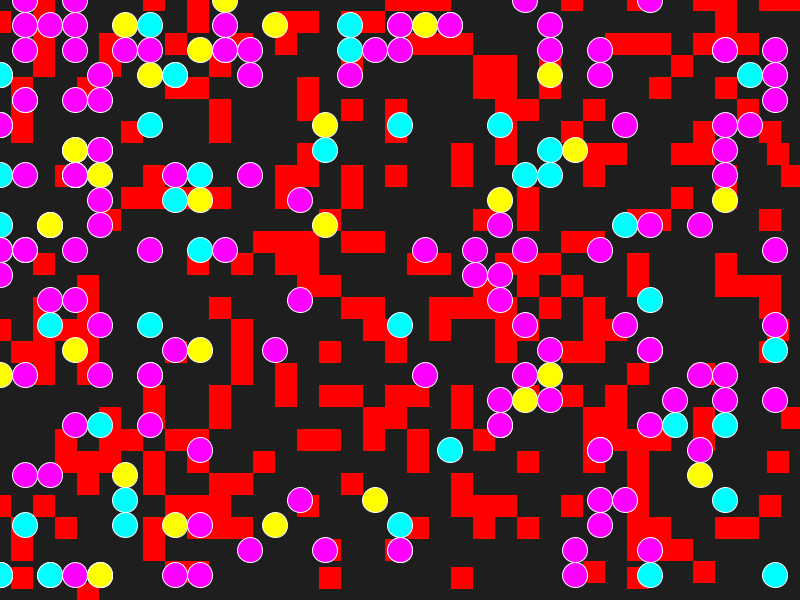
Frame 1 (no input)
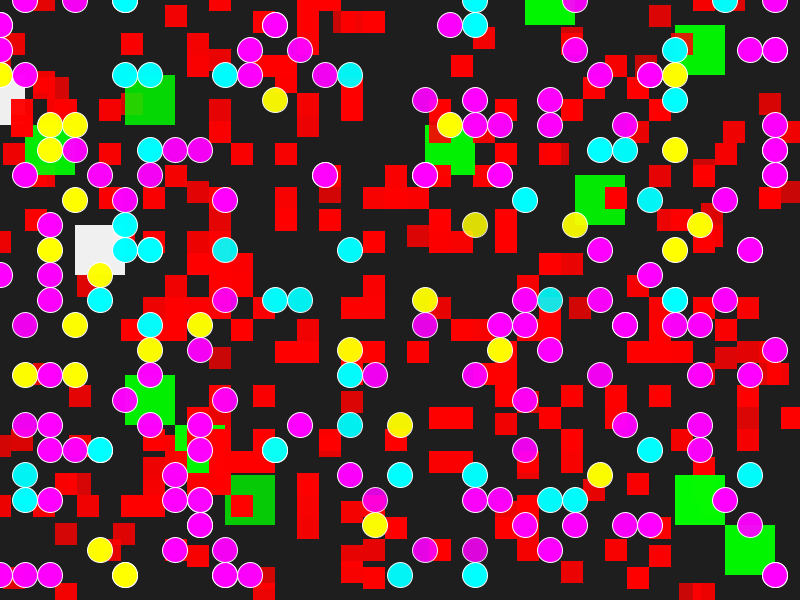
Frame 60 (the mouse pressed at the canvas centre just before this capture)
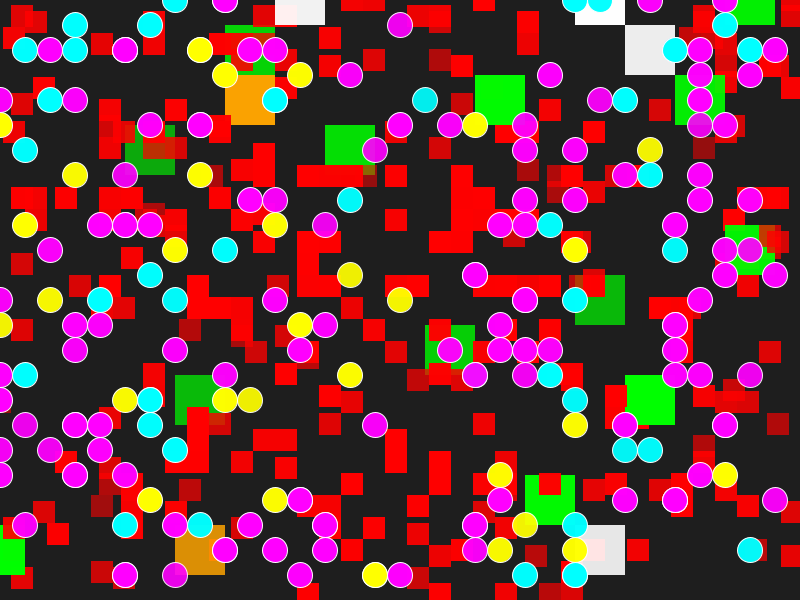
Frame 120 (the mouse held since frame 60 and released just before this capture)

The Processing sketch that drew these frames (run headless with seeded random() and noise(); from frame 60 on, the mouse is pressed at the canvas centre):

// Processing sketch: exercise05
// ── exercise05.pde
// Griddies
// by Pippin Barr
// MODIFIED BY: Marianne De Bonis
//
// A simple artificial life system on a grid. The "griddies" are squares that move
// around randomly, using energy to do so. They gain energy by overlapping with
// other griddies. If a griddie loses all its energy it dies.

// The size of a single grid element
int gridSize = 22;

// The new size of a single grid element
int newGridSize = 50;

// An array storing all the griddies
Griddie[] griddies = new Griddie[300];

// The size of a single dottie
int dotSize = 25;

// An Array storing all the dotties
Dottie[] dotties = new Dottie[200];

// setup()
//
// Set up the window and the griddies
void setup() {
  // CHANGED
  // Set up the window size and framerate (lower so we can watch easier)
  size(800, 600);
  
  frameRate(10);
  
  // ADDED
  //surface.setResizable(true);

  // Creates the amount of griddies that are stored in the array at random locations 
  // within the window and sets their sizes.
  for (int i = 0; i < griddies.length; i++) {
    int x = floor(random(0, width/gridSize));
    int y = floor(random(0, height/gridSize));
    griddies[i] = new Griddie(x * gridSize, y * gridSize, gridSize);
  }

  // Creates the amount of dotties that are stored in the array at random locations 
  // within the window and sets their sizes.
  for (int i = 0; i < dotties.length; i++) {
    int x = floor(random(0, width/gridSize));
    int y = floor(random(0, height/gridSize));
    dotties[i] = new Dottie(x * dotSize, y * dotSize, dotSize);
  }
}

// draw()
//
// Update all the griddies, check for collisions between them, display them.
// Update all the dotties, check for collisions between them, display them.
void draw() {
  background(30);

  // We need to loop through all the griddies one by one
  for (int i = 0; i < griddies.length; i++) {
    // Update the griddies
    griddies[i].update();

    // Now go through all the griddies a second time...
    for (int j = 0; j < griddies.length; j++) {
      // Checks if the j indexed number is NOT EQUAL to the i indexed number.
      // If they are not the same value, that means they will be indexing two different Griddies,
      // and the method to check if they are colliding can be called.
      if (j != i) {
        // Checks if the Griddie indexed by i has collided with the Griddie indexed by j. 
        griddies[i].collide(griddies[j]);
      }
    }

    // Display the griddies
    griddies[i].display();
  }

  // We need to loop through all the Dotties one by one
  for (int i = 0; i < dotties.length; i++) {
    // Update the dotties
    dotties[i].update();

    // Now go through all the Dotties a second time...
    for (int j = 0; j < dotties.length; j++) {
      // Checks if the j indexed number is NOT EQUAL to the i indexed number.
      // If they are not the same value, that means they will be indexing two different Dotties,
      // and the method to check if they are colliding can be called.
      if (j != i) {
        // Checks if the Dottie indexed by i has collided with the Dottie indexed by j. 
        dotties[i].collide(dotties[j]);
      }
    }

    // Display the dotties
    dotties[i].display();
  }
}
// ── Dottie.pde
// Dottie
//
// A class defining the behaviour of a single Dottie
// which can move randomly in the window, loses energy per move,
// and gains energy from overlapping with another Dottie.

class Dottie {
  // Position, size, and energy
  int x;
  int y;
  int size;
  int energy;

  // ADDED
  // Probabilities for 3 different cases
  float cyanProbability = 0.25;      // 25% chance of cyan color
  float magentaProbability = 0.60;   // 60% chance of magenta color
  float yellowProbability = 0.15;    // 15% chance of yellow color

  // ADDED
  // Sets a random number between 0 and 1
  float num = random(1);
  
  // ADDED
  // The random fill color of the dottie
  int randomFill;

  // Limits for energy level and gains/losses
  int maxEnergy = 255;
  int moveEnergy = -1;
  int collideEnergy = 10;

  // Dottie (tempX, tempY, tempSize)
  //
  // Set up the Dottie with the specified location and size.
  // Initialise energy to the maximum
  Dottie (int tempX, int tempY, int tempSize) {
    x = tempX;
    y = tempY;
    size = tempSize;
    energy = maxEnergy;
  }

  // update()
  //
  // Move the Dottie
  void update() {
    // Checks if the Dottie ran out of energy / has died. 
    // Returns TRUE is it did, returns FALSE if it did not.
    if (energy == 0) {
      return;
    }

    // Set the griddies movement to update randomly 
    int xMoveType = floor(random(-1, 2));
    int yMoveType = floor(random(-1, 2));
    x += size * xMoveType;
    y += size * yMoveType;

    // Checking if the dottie is exiting the window. If it goes off the left side,
    // it'll come back through the right side, and vice versa. If it goes off the top of the window, 
    // it'll come back through the bottom of the window, and vice versa.
    if (x < 0) {
      x += width;
    } else if (x >= width) {
      x -= width;
    }
    if (y < 0) {
      y += height;
    } else if (y >= height) {
      y -= height;
    }

    // Update the Griddie's energy
    // Note that moveEnergy is negative, so this _loses_ energy
    energy += moveEnergy;

    // Constrain the Griddies energy level to be within the defined bounds
    energy = constrain(energy, 0, maxEnergy);
  }

  // collide(other)
  //
  // Checks for collision with the other Dottie and updates energy level
  void collide(Dottie other) {
    // Checks if the Dottie's energy is EQUAL to 0 OR if the other Dottie's
    // energy is EQUAL to 0. If either of them are true, this statement will return TRUE.
    // If a Dottie is dead, then another Dottie cannot gain energy from it.
    if (energy == 0 || other.energy == 0) {
      return;
    }

    // Checks if the Dottie's x and y coordinates are EQUAL to the 
    // x and y coordinates of the "other" Dottie it is colliding with.
    if (x == other.x && y == other.y) {
      // Increase this Griddie's energy
      energy += collideEnergy;
      // Constrain the energy level to be within bounds
      energy = constrain(energy, 0, maxEnergy);
    }
  }

  // display()
  //
  // Draw the Dottie on the screen as a circle
  void display() {
    randomDottieColor();

    fill(randomFill, energy);
    stroke(255, energy);
    strokeWeight(1);
    ellipse(x, y, size, size);
  }

  // ADDED  
  // randomDottieColor()
  //
  // Probabilities for 3 different cases / colors
  void randomDottieColor() {
    // Check if the random num is less than 0.25
    if (num < cyanProbability) {
      // If it is, change randomFill to cyan
      randomFill = color(0, 255, 255);

      // Check if the random num is between 0.60 and 0.25
    } else if (num < magentaProbability + cyanProbability) {
      // If it is, change randomFill to magenta
      randomFill = color(255, 0, 255);

      // Check for all other cases, between 0.85 and 1.00
    } else {
      // If it is, change randomFill to yellow
      randomFill = color(255, 255, 0);
    }
  }
}
// ── Griddie.pde
// Griddie
//
// A class defining the behaviour of a single Griddie
// which can move randomly in the window (within the grid),
// loses energy per move, and gains energy from overlapping
// with another Griddie. It also gets bigger in size and
// changes color from overlapping with a Dottie.

class Griddie {
  // Limits for energy level and gains/losses
  int maxEnergy = 255;
  int moveEnergy = -1;
  int collideEnergy = 10;

  // Position, size, energy, and fill color
  int x;
  int y;
  int size;
  int energy;
  color fill = color(255, 0, 0);

  // Griddie(tempX, tempY, tempSize)
  //
  // Set up the Griddie with the specified location and size
  // Initialise energy to the maximum
  Griddie(int tempX, int tempY, int tempSize) {
    x = tempX;
    y = tempY;
    size = tempSize;
    energy = maxEnergy;
  }

  // update()
  //
  // Move the Griddie and update its energy levels
  void update() {
    
    // Checks if the griddie ran out of energy / has died. 
    // Returns TRUE is it did, returns FALSE if it did not.
    if (energy == 0) {
      return;
    }

    // The griddies movement is updated randomly 
    int xMoveType = floor(random(-1, 2));
    int yMoveType = floor(random(-1, 2));
    x += size * xMoveType;
    y += size * yMoveType;

    // Checking if the griddie is exiting the window. If it goes off the left side,
    // it'll come back through the right side, and vice versa. If it goes off the top of the window, 
    // it'll come back through the bottom of the window, and vice versa.
    if (x < 0) {
      x += width;
    } else if (x >= width) {
      x -= width;
    }
    if (y < 0) {
      y += height;
    } else if (y >= height) {
      y -= height;
    }

    // Update the Griddie's energy
    // Note that moveEnergy is negative, so this _loses_ energy
    energy += moveEnergy;

    // Constrain the Griddies energy level to be within the defined bounds
    energy = constrain(energy, 0, maxEnergy);
  }

  // collide(other)
  //
  // Checks for collision with the other Griddie
  // and updates energy level
  void collide(Griddie other) {
    // Checks if the Griddie's energy is EQUAL to 0 OR if the other Griddie's
    // energy is EQUAL to 0. If either of them are true, this statement will return TRUE.
    // If a griddie is dead, then another griddie cannot gain energy from it.
    if (energy == 0 || other.energy == 0) {
      return;
    }

    // Checks if the Griddie's x and y coordinates are EQUAL to the 
    // x and y coordinates of the "other" Griddie it is colliding with.
    if (x == other.x && y == other.y) {
      // Increase this Griddie's energy
      energy += collideEnergy;
      // Constrain the energy level to be within bounds
      energy = constrain(energy, 0, maxEnergy);
    }

    // Checks if a Griddie (with energy not equal to 0) has collided with a cyan Dottie
    // If they have collided, the Griddie's fill color will change to orange and the Griddie will get bigger.
    if (energy != 0 && x == dotties[(int)random(0, 200)].x && y == dotties[(int)random(0, 200)].y && dotties[(int)random(0, 100)].randomFill == color(0, 255, 255)) {
      // Set fill color to orange
      fill = color(255, 165, 0);

      // Set size to the new grid size
      size = newGridSize;
    }

    // Checks if a Griddie (with energy not equal to 0) has collided with a magenta Dottie
    // If they have collided, the Griddie's fill color will change to lime green and the Griddie will get bigger.
    if (energy != 0 && x == dotties[(int)random(0, 200)].x && y == dotties[(int)random(0, 200)].y && dotties[(int)random(0, 100)].randomFill == color(255, 0, 255)) {
      // Set fill color to lime green
      fill = color(0, 255, 0);

      // Set size to the new grid size
      size = newGridSize;
    }

    // Checks if a Griddie (with energy not equal to 0) has collided with a yellow Dottie
    // If they have collided, the Griddie's fill color will change to white and the Griddie will get bigger.
    if (energy != 0 && x == dotties[(int)random(0, 200)].x && y == dotties[(int)random(0, 200)].y && dotties[(int)random(0, 100)].randomFill == color(255, 255, 0)) {
      // Set fill color to white
      fill = color(255);

      // Set size to the new grid size
      size = newGridSize;
    }
  }

  // display()
  //
  // Draw the Griddie on the screen as a rectangle
  void display() {
    rectMode(CENTER);
    
    // Sets the fill color for the Griddie. Uses the RGB values stored in the fill property, 
    // and uses the value stored in the energy property for the alpha value (the opacity of the fill).
    // and basically displays how much energy the griddie has left. 
    fill(fill, energy); 
    noStroke();
    rect(x, y, size, size);
  }
}
